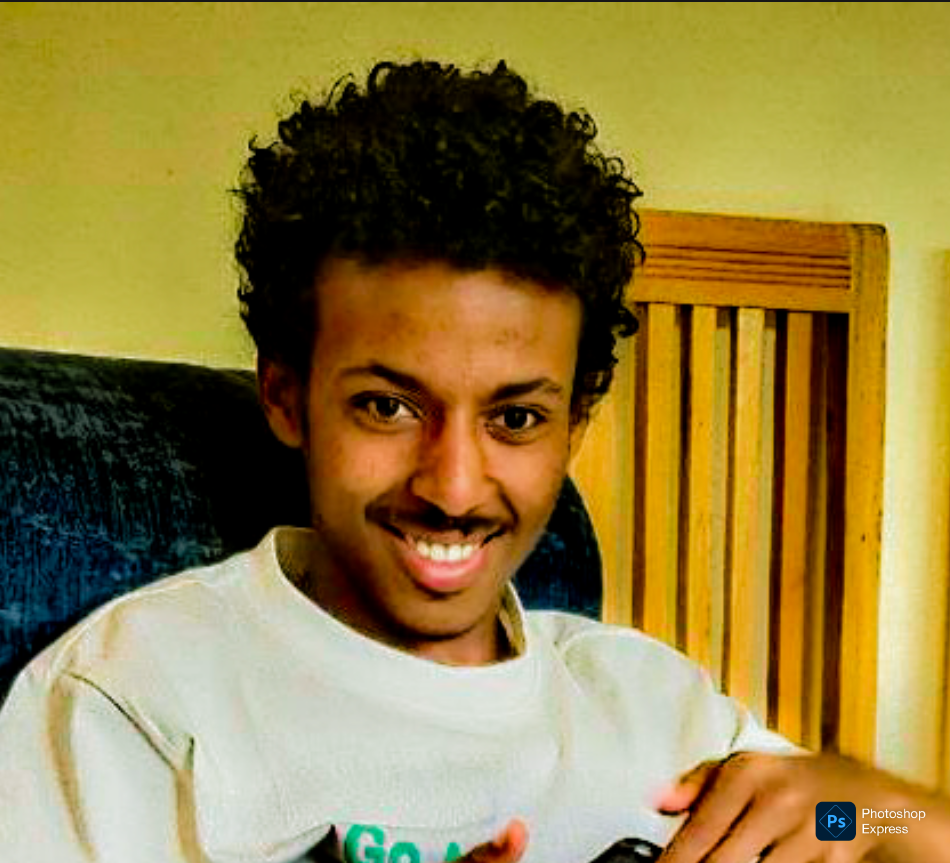
#> input picture public/profile-photo.png, 950 x 863 px
$ python process_profile_photo.py public/profile-photo.png out.png 100
#> lines starting #> are read from the running program, lines starting #| are printed output that depends on the picture
#!/usr/bin/env python3
"""
Professional Profile Photo Processing Script
Optimizes profile pictures for cybersecurity portfolio
"""

from PIL import Image, ImageEnhance, ImageFilter
import os
import sys

def process_profile_photo(input_path, output_path, size=512):
    """
    Process a profile photo to meet professional portfolio standards

    Requirements:
    - Crop to face-centered composition
    - Enhance lighting and clarity while keeping realistic
    - Add subtle circular frame
    - Optimize for dark theme aesthetic
    - Preserve natural features and identity
    """
#> called with input_path = 'public/profile-photo.png', output_path = 'out.png', size = 100

    try:
        # Open the image
        img = Image.open(input_path)
#> img is the input picture: PIL image 950x863 RGBA; mean R, G, B, A 146.9, 126.6, 65.8, 255
        print(f"✓ Loaded image: {input_path}")
        print(f"  Original size: {img.size}")
#|   Original size: (950, 863)

        # Convert to RGB if necessary
        if img.mode in ('RGBA', 'LA', 'P'):
            background = Image.new('RGB', img.size, (15, 15, 25))  # Dark portfolio bg
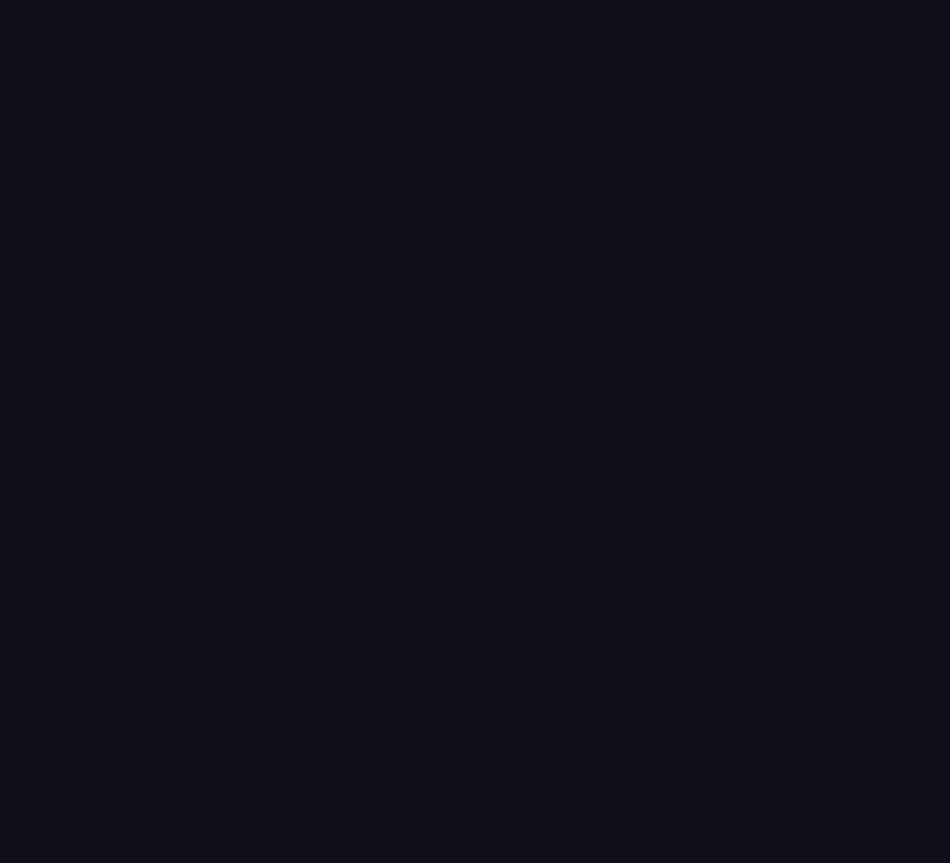
#> background: PIL image 950x863 RGB; mean R, G, B 15, 15, 25
            background.paste(img, mask=img.split()[-1] if img.mode == 'RGBA' else None)
            img = background

        # Crop to square (face-centered)
        width, height = img.size
#> width = 950; height = 863
        crop_size = min(width, height)
#> crop_size = 863

        # Calculate center crop coordinates (slightly favor upper portion for face)
        left = (width - crop_size) // 2
#> left = 43
        top = (height - crop_size) // 3  # Higher focus on face
#> top = 0
        right = left + crop_size
#> right = 906
        bottom = top + crop_size
#> bottom = 863

        img = img.crop((left, top, right, bottom))
#> img: PIL image 863x863 RGB
        print(f"✓ Cropped to square: {img.size}")
#| ✓ Cropped to square: (863, 863)

        # Resize to target size
        img = img.resize((size, size), Image.Resampling.LANCZOS)
#> img: PIL image 100x100 RGB
        print(f"✓ Resized to: {img.size}")
#| ✓ Resized to: (100, 100)

        # Enhance lighting - slightly increase brightness and contrast
        enhancer = ImageEnhance.Brightness(img)
        img = enhancer.enhance(1.08)  # Subtle brightness increase

        enhancer = ImageEnhance.Contrast(img)
        img = enhancer.enhance(1.12)  # Subtle contrast increase

        # Enhance color saturation slightly
        enhancer = ImageEnhance.Color(img)
        img = enhancer.enhance(1.05)  # Slight color boost

        # Subtle sharpening
        enhancer = ImageEnhance.Sharpness(img)
        img = enhancer.enhance(1.15)  # Slight sharpening

        print("✓ Enhanced lighting, contrast, and clarity")

        # Add subtle soft glow using Gaussian blur blend
        glow = img.copy()
        glow = glow.filter(ImageFilter.GaussianBlur(radius=8))
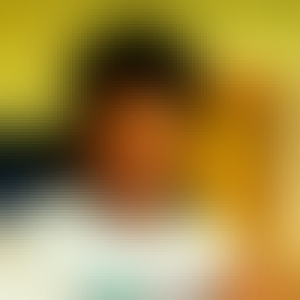
#> glow: PIL image 100x100 RGB (shown 3 times larger); mean R, G, B 160.1, 134.3, 65

        # Blend: mostly original with slight glow overlay
        img.putalpha(255)
#> img: PIL image 100x100 RGBA
        glow.putalpha(60)
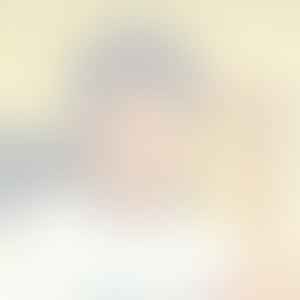
#> glow: PIL image 100x100 RGBA (shown 3 times larger); mean R, G, B, A 160.1, 134.3, 65, 60; transparent parts drawn white

        base = Image.new('RGB', img.size, (15, 15, 25))
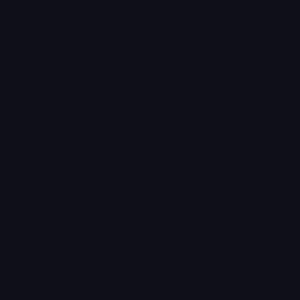
#> base: PIL image 100x100 RGB (shown 3 times larger); mean R, G, B 15, 15, 25
        base.paste(img, (0, 0), img)
        base.paste(glow, (0, 0), glow)
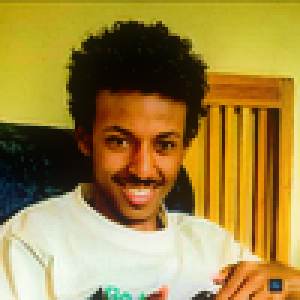
#> base: PIL image 100x100 RGB (shown 3 times larger); mean R, G, B 160.8, 134.6, 64.9
        img = base

        print("✓ Added subtle glow effect")

        # Create circular mask for professional look
        mask = Image.new('L', (size, size), 0)
#> mask: PIL image 100x100 L; every value is 0
        from PIL import ImageDraw
        draw = ImageDraw.Draw(mask)
        draw.ellipse((0, 0, size, size), fill=255)

        # Apply circular crop
        output = Image.new('RGBA', (size, size), (0, 0, 0, 0))
#> output: PIL image 100x100 RGBA; every value is 0
        img = img.convert('RGBA')
        output.paste(img, (0, 0), mask)
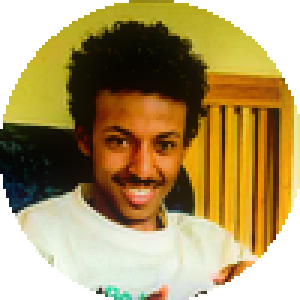
#> output: PIL image 100x100 RGBA (shown 3 times larger); mean R, G, B, A 120.6, 98.7, 48.8, 203.4; transparent parts drawn white

        # Convert back to RGB with dark background
        background = Image.new('RGB', (size, size), (15, 15, 25))
        background.paste(output, (0, 0), output)
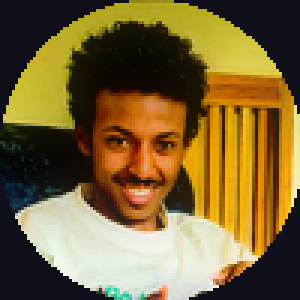
#> background: PIL image 100x100 RGB (shown 3 times larger); mean R, G, B 123.6, 101.8, 53.8

        print("✓ Applied circular professional frame")

        # Save with high quality
        background.save(output_path, 'PNG', quality=95, optimize=True)
        print(f"✓ Saved processed image: {output_path}")

        print("\n✅ Profile photo processing complete!")
        print(f"   Image is ready for portfolio use")
        print(f"   Size: {size}x{size}px")
        print(f"   Format: PNG with transparency-ready background")

    except Exception as e:
        print(f"❌ Error processing image: {str(e)}")
        sys.exit(1)

if __name__ == "__main__":
    if len(sys.argv) < 2:
        print("Usage: python process_profile_photo.py <input_image> [output_path] [size]")
        print("Example: python process_profile_photo.py PSX_20260426_171513.png public/profile-photo.png 512")
        sys.exit(1)

    input_image = sys.argv[1]
    output_image = sys.argv[2] if len(sys.argv) > 2 else "public/profile-photo.png"
    photo_size = int(sys.argv[3]) if len(sys.argv) > 3 else 512

    if not os.path.exists(input_image):
        print(f"❌ Input image not found: {input_image}")
        sys.exit(1)

    process_profile_photo(input_image, output_image, photo_size)
